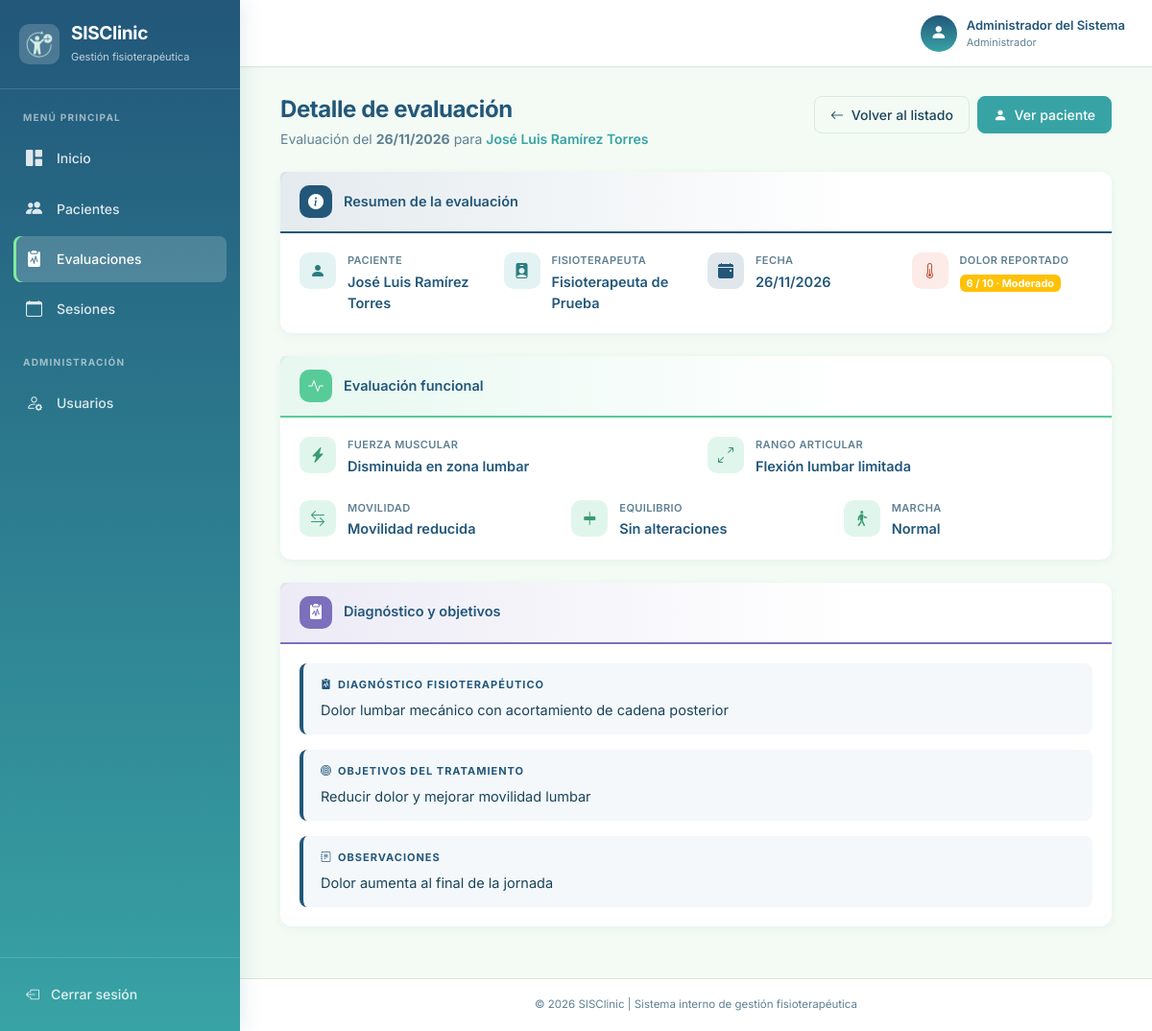
The app's page /modules/evaluaciones/ver.php?id=1 (signed in) with its own data.
### tables this page shows
CREATE TABLE evaluaciones (
    id_evaluacion                INT AUTO_INCREMENT PRIMARY KEY,
    id_paciente                  INT  NOT NULL,
    id_usuario                   INT  NOT NULL,
    fecha_evaluacion             DATE NOT NULL,
    dolor                        TINYINT NOT NULL,
    fuerza_muscular              VARCHAR(100) NULL,
    rango_articular              VARCHAR(100) NULL,
    movilidad                    VARCHAR(100) NULL,
    equilibrio                   VARCHAR(100) NULL,
    marcha                       VARCHAR(100) NULL,
    observaciones                TEXT NULL,
    diagnostico_fisioterapeutico TEXT NULL,
    objetivos_tratamiento        TEXT NULL,
    CONSTRAINT chk_eval_dolor CHECK (dolor BETWEEN 0 AND 10),
    CONSTRAINT fk_eval_paciente FOREIGN KEY (id_paciente)
        REFERENCES pacientes(id_paciente) ON DELETE RESTRICT ON UPDATE CASCADE,
    CONSTRAINT fk_eval_usuario FOREIGN KEY (id_usuario)
        REFERENCES usuarios(id_usuario) ON DELETE RESTRICT ON UPDATE CASCADE
);

CREATE TABLE pacientes (
    id_paciente        INT AUTO_INCREMENT PRIMARY KEY,
    nombres            VARCHAR(100) NOT NULL,
    apellidos          VARCHAR(100) NOT NULL,
    fecha_nacimiento   DATE         NOT NULL,
    sexo               ENUM('Femenino','Masculino') NOT NULL,
    telefono           VARCHAR(20)  NOT NULL,
    correo             VARCHAR(100) NULL,
    direccion          VARCHAR(200) NULL,
    motivo_consulta    TEXT         NOT NULL,
    diagnostico_medico TEXT         NULL,
    antecedentes       TEXT         NULL,
    observaciones      TEXT         NULL,
    fecha_registro     TIMESTAMP    NOT NULL DEFAULT CURRENT_TIMESTAMP
);

CREATE TABLE usuarios (
    id_usuario      INT AUTO_INCREMENT PRIMARY KEY,
    nombre_completo VARCHAR(100) NOT NULL,
    usuario         VARCHAR(50)  NOT NULL UNIQUE,
    contrasena      VARCHAR(255) NOT NULL,           
    rol             ENUM('Administrador','Fisioterapeuta') NOT NULL,
    estado          TINYINT(1)   NOT NULL DEFAULT 1  
);

### modules/evaluaciones/ver.php (the view, shortened to what this page needs)
<?php
require_once __DIR__ . '/../../conexion.php';
require_once __DIR__ . '/../../includes/header.php';
require_once __DIR__ . '/../../includes/navbar.php';
$id_evaluacion = isset($_GET['id']) ? (int) $_GET['id'] : 0;
$sql = "SELECT e.*,
               p.id_paciente,
               p.nombres   AS paciente_nombres,
               p.apellidos AS paciente_apellidos,
               u.nombre_completo AS fisioterapeuta
        FROM evaluaciones e
        INNER JOIN pacientes p ON p.id_paciente = e.id_paciente
        INNER JOIN usuarios  u ON u.id_usuario  = e.id_usuario
        WHERE e.id_evaluacion = ?
        LIMIT 1";
$stmt = mysqli_prepare($con, $sql);
mysqli_stmt_bind_param($stmt, 'i', $id_evaluacion);
mysqli_stmt_execute($stmt);
$res = mysqli_stmt_get_result($stmt);
$evaluacion = mysqli_fetch_assoc($res);
function color_dolor(int $dolor): string {
    if ($dolor <= 6) return 'warning';
    return 'danger';
}
$dolor = (int) $evaluacion['dolor'];
$nivel = $dolor <= 3 ? 'Leve' : ($dolor <= 6 ? 'Moderado' : 'Severo');
?>
<div class="container-fluid">
    <div class="d-flex justify-content-between align-items-start flex-wrap gap-3 mb-4">
        <div>
            <h1 class="page-title">Detalle de evaluación</h1>
            <p class="page-subtitle mb-0">
                Evaluación del
                <strong><?= htmlspecialchars(date('d/m/Y', strtotime($evaluacion['fecha_evaluacion']))) ?></strong>
                para
                <a href="<?= BASE_URL ?>/modules/pacientes/ver.php?id=<?= (int) $evaluacion['id_paciente'] ?>"
                   style="color: var(--color-primary); font-weight: 600;">
                    <?= htmlspecialchars($evaluacion['paciente_nombres'] . ' ' . $evaluacion['paciente_apellidos']) ?>
                </a>
            </p>
        </div>
        <div class="d-flex gap-2">
            <a href="<?= BASE_URL ?>/modules/evaluaciones/index.php" class="btn btn-light">
                <i class="bi bi-arrow-left me-1"></i> Volver al listado
            </a>
            <a href="<?= BASE_URL ?>/modules/pacientes/ver.php?id=<?= (int) $evaluacion['id_paciente'] ?>#tab-evaluaciones"
               class="btn btn-primary">
                <i class="bi bi-person-fill me-1"></i> Ver paciente
            </a>
        </div>
    </div>
    <div class="card card-section card-section--blue mb-4">
        <div class="card-header">
            <span class="section-icon"><i class="bi bi-info-circle-fill"></i></span>
            <strong>Resumen de la evaluación</strong>
        </div>
        <div class="card-body">
            <div class="row g-4">
                <div class="col-md-6 col-lg-3">
                    <div class="info-field info-field--teal">
                        <span class="info-field-icon"><i class="bi bi-person-fill"></i></span>
                        <div class="info-field-body">
                            <span class="info-field-label">Paciente</span>
                            <span class="info-field-value"><?= htmlspecialchars($evaluacion['paciente_nombres'] . ' ' . $evaluacion['paciente_apellidos']) ?></span>
                        </div>
                    </div>
                </div>
                <div class="col-md-6 col-lg-3">
                    <div class="info-field info-field--teal">
                        <span class="info-field-icon"><i class="bi bi-person-badge-fill"></i></span>
                        <div class="info-field-body">
                            <span class="info-field-label">Fisioterapeuta</span>
                            <span class="info-field-value"><?= htmlspecialchars($evaluacion['fisioterapeuta']) ?></span>
                        </div>
                    </div>
                </div>
                <div class="col-md-6 col-lg-3">
                    <div class="info-field info-field--blue">
                        <span class="info-field-icon"><i class="bi bi-calendar-event-fill"></i></span>
                        <div class="info-field-body">
                            <span class="info-field-label">Fecha</span>
                            <span class="info-field-value"><?= htmlspecialchars(date('d/m/Y', strtotime($evaluacion['fecha_evaluacion']))) ?></span>
                        </div>
                    </div>
                </div>
                <div class="col-md-6 col-lg-3">
                    <div class="info-field info-field--coral">
                        <span class="info-field-icon"><i class="bi bi-thermometer-half"></i></span>
                        <div class="info-field-body">
                            <span class="info-field-label">Dolor reportado</span>
                            <span class="info-field-value">
                                <span class="badge bg-<?= color_dolor($dolor) ?>">
                                    <?= $dolor ?> / 10 · <?= $nivel ?>
                                </span>
                            </span>
                        </div>
                    </div>
                </div>
            </div>
        </div>
    </div>
    <div class="card card-section card-section--emerald mb-4">
        <div class="card-header">
            <span class="section-icon"><i class="bi bi-activity"></i></span>
            <strong>Evaluación funcional</strong>
        </div>
        <div class="card-body">
            <div class="row g-4">
                <div class="col-md-6">
                    <div class="info-field info-field--emerald">
                        <span class="info-field-icon"><i class="bi bi-lightning-charge-fill"></i></span>
                        <div class="info-field-body">
                            <span class="info-field-label">Fuerza muscular</span>
                            <span class="info-field-value">
                                <?= !empty($evaluacion['fuerza_muscular']) ? htmlspecialchars($evaluacion['fuerza_muscular']) : '—' ?>
                            </span>
                        </div>
                    </div>
                </div>
                <div class="col-md-6">
                    <div class="info-field info-field--emerald">
                        <span class="info-field-icon"><i class="bi bi-arrows-angle-expand"></i></span>
                        <div class="info-field-body">
                            <span class="info-field-label">Rango articular</span>
                            <span class="info-field-value">
                                <?= !empty($evaluacion['rango_articular']) ? htmlspecialchars($evaluacion['rango_articular']) : '—' ?>
                            </span>
                        </div>
                    </div>
                </div>
                <div class="col-md-4">
                    <div class="info-field info-field--emerald">
                        <span class="info-field-icon"><i class="bi bi-arrow-left-right"></i></span>
                        <div class="info-field-body">
                            <span class="info-field-label">Movilidad</span>
                            <span class="info-field-value">
                                <?= !empty($evaluacion['movilidad']) ? htmlspecialchars($evaluacion['movilidad']) : '—' ?>
                            </span>
                        </div>
                    </div>
                </div>
                <div class="col-md-4">
                    <div class="info-field info-field--emerald">
                        <span class="info-field-icon"><i class="bi bi-align-center"></i></span>
                        <div class="info-field-body">
                            <span class="info-field-label">Equilibrio</span>
                            <span class="info-field-value">
                                <?= !empty($evaluacion['equilibrio']) ? htmlspecialchars($evaluacion['equilibrio']) : '—' ?>
                            </span>
                        </div>
                    </div>
                </div>
                <div class="col-md-4">
                    <div class="info-field info-field--emerald">
                        <span class="info-field-icon"><i class="bi bi-person-walking"></i></span>
                        <div class="info-field-body">
                            <span class="info-field-label">Marcha</span>
                            <span class="info-field-value">
                                <?= !empty($evaluacion['marcha']) ? htmlspecialchars($evaluacion['marcha']) : '—' ?>
                            </span>
                        </div>
                    </div>
                </div>
            </div>
        </div>
    </div>
    <div class="card card-section card-section--violet mb-4">
        <div class="card-header">
            <span class="section-icon"><i class="bi bi-clipboard2-pulse-fill"></i></span>
            <strong>Diagnóstico y objetivos</strong>
        </div>
        <div class="card-body">
            <div class="clinical-note mb-3">
                <div class="clinical-note-label">
                    <i class="bi bi-clipboard2-pulse-fill"></i>
                    Diagnóstico fisioterapéutico
                </div>
                <?php if (!empty($evaluacion['diagnostico_fisioterapeutico'])): ?>
                    <p class="clinical-note-value"><?= nl2br(htmlspecialchars($evaluacion['diagnostico_fisioterapeutico'])) ?></p>
                <?php else: ?>
                    <p class="clinical-note-value is-empty">Sin diagnóstico registrado.</p>
                <?php endif; ?>
            </div>
            <div class="clinical-note mb-3">
                <div class="clinical-note-label">
                    <i class="bi bi-bullseye"></i>
                    Objetivos del tratamiento
                </div>
                <?php if (!empty($evaluacion['objetivos_tratamiento'])): ?>
                    <p class="clinical-note-value"><?= nl2br(htmlspecialchars($evaluacion['objetivos_tratamiento'])) ?></p>
                <?php else: ?>
                    <p class="clinical-note-value is-empty">Sin objetivos definidos.</p>
                <?php endif; ?>
            </div>
            <div class="clinical-note">
                <div class="clinical-note-label">
                    <i class="bi bi-journal-text"></i>
                    Observaciones
                </div>
                <?php if (!empty($evaluacion['observaciones'])): ?>
                    <p class="clinical-note-value"><?= nl2br(htmlspecialchars($evaluacion['observaciones'])) ?></p>
                <?php else: ?>
                    <p class="clinical-note-value is-empty">Sin observaciones.</p>
                <?php endif; ?>
            </div>
        </div>
    </div>
</div>
<?php require_once __DIR__ . '/../../includes/footer.php'; ?>

### records on screen
evaluaciones: fecha_evaluacion "26/11/2026", id_paciente.apellidos "José Luis Ramírez Torres", id_usuario.nombre_completo "Fisioterapeuta de Prueba", dolor "6", dolor "Moderado", fuerza_muscular "Disminuida en zona lumbar", rango_articular "Flexión lumbar limitada", movilidad "Movilidad reducida", equilibrio "Sin alteraciones", marcha "Normal", diagnostico_fisioterapeutico "Dolor lumbar mecánico con acortamiento de cadena posterior", objetivos_tratamiento "Reducir dolor y mejorar movilidad lumbar", observaciones "Dolor aumenta al final de la jornada"

### other values on screen
$nombre_usuario "Administrador del Sistema"
$rol_usuario "Administrador"
